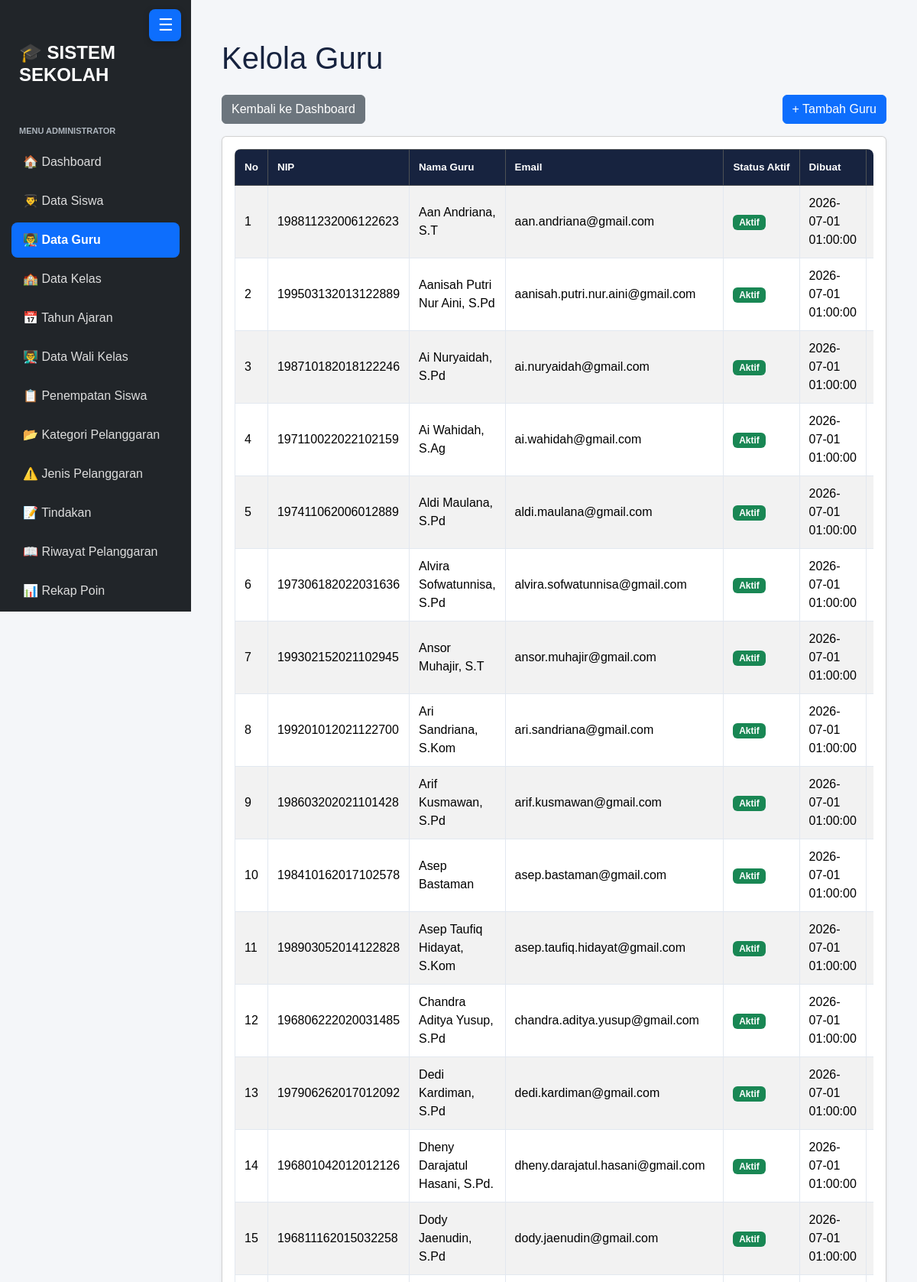
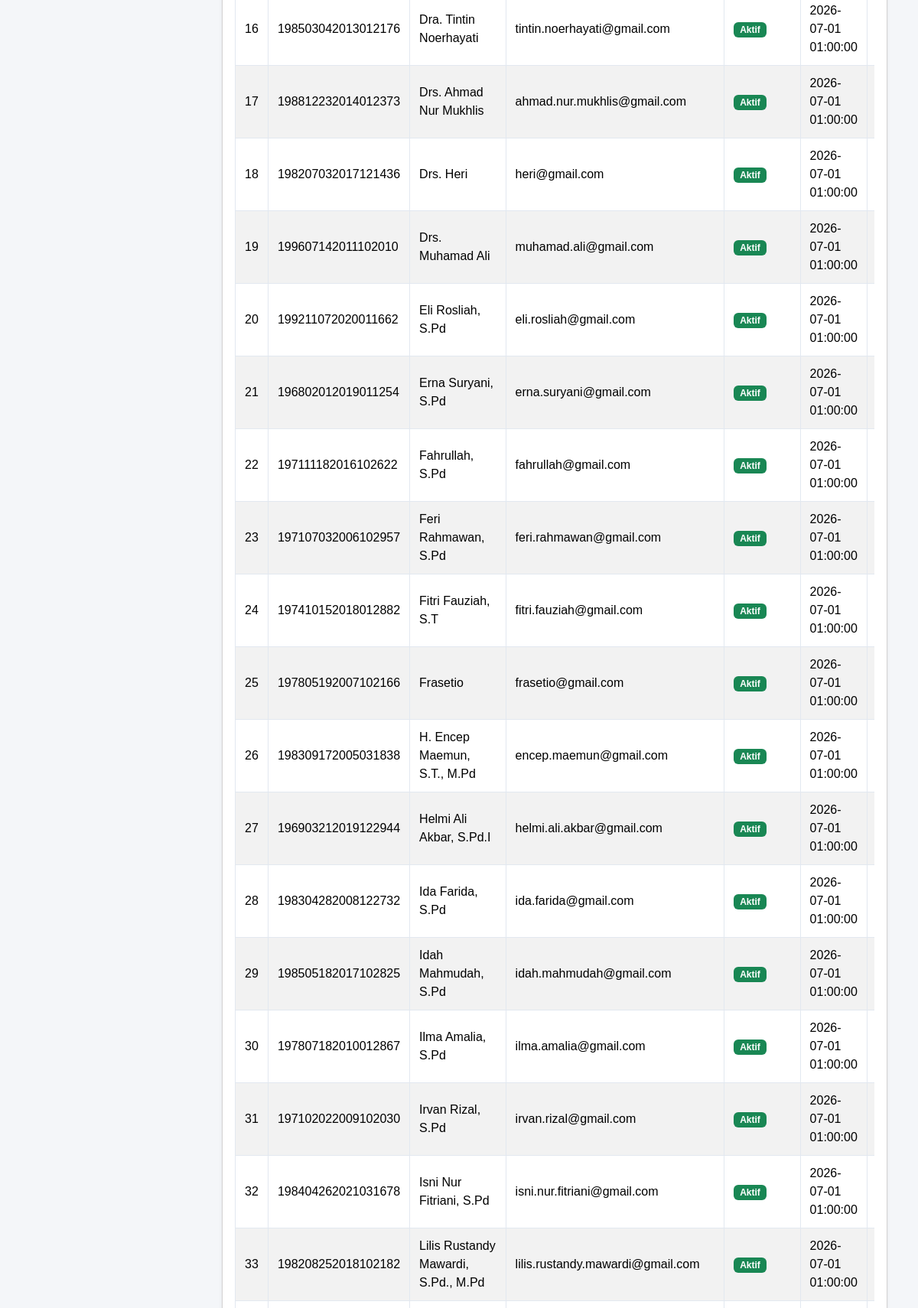
The app's page /kelola_guru.php (signed in, upper part) with its own data (2 pictures, top to bottom).
### tables this page shows
CREATE TABLE `t_guru` (
  `id` int(11) NOT NULL,
  `nip` varchar(18) NOT NULL,
  `nama` varchar(150) DEFAULT NULL,
  `email` varchar(150) NOT NULL,
  `status_aktif` tinyint(1) NOT NULL,
  `user_id` int(11) NOT NULL,
  `created_at` timestamp NOT NULL DEFAULT current_timestamp(),
  `updated_at` timestamp NOT NULL DEFAULT current_timestamp()
);

### kelola_guru.php (the view, shortened to what this page needs)
<?php
include 'config/koneksi.php';
$sql = "SELECT * FROM t_guru ORDER BY nama ASC";
$hasil = mysqli_query($koneksi, $sql);
?>
<!DOCTYPE html>
<html lang="id">
<head>
    <link href="https://cdn.jsdelivr.net/npm/bootstrap@5.3.8/dist/css/bootstrap.min.css"
          rel="stylesheet">
    <link href="https://cdn.datatables.net/2.3.4/css/dataTables.bootstrap5.min.css"
          rel="stylesheet">
    <link rel="stylesheet" href="layout/style.css">
</head>
<body>
<div class="container-fluid">
    <div class="row">
        <?php include 'layout/sidebar.php'; ?>
<main class="menu-page-content">
            <h1 class="mb-4">Kelola Guru</h1>
            <div class="d-flex justify-content-between align-items-center mb-3">
                <a href="dashboard.php" class="btn btn-secondary">
                    Kembali ke Dashboard
                </a>
                <a href="tambah_guru.php" class="btn btn-primary">
                    + Tambah Guru
                </a>
            </div>
            <div class="card shadow-sm">
                <div class="card-body">
                    <div class="table-responsive">
                        <table id="tabelGuru"
                               class="table table-striped table-bordered table-hover align-middle w-100">
                            <thead class="table-dark">
                                <tr>
                                    <th>No</th>
                                    <th>NIP</th>
                                    <th>Nama Guru</th>
                                    <th>Email</th>
                                    <th>Status Aktif</th>
                                    <th>Dibuat</th>
                                    <th>Diubah</th>
                                </tr>
                            </thead>
                            <tbody>
                            <?php
                            $no = 1;
                            while ($row = mysqli_fetch_assoc($hasil)) { ?>
                                <tr>
                                    <td>
                                        <?= $no++ ?>
                                    </td>
                                    <td>
                                        <?= htmlspecialchars($row['nip'] ?? '') ?>
                                    </td>
                                    <td>
                                        <?= htmlspecialchars($row['nama'] ?? '') ?>
                                    </td>
                                    <td>
                                        <?= htmlspecialchars($row['email'] ?? '') ?>
                                    </td>
                                    <td>
                                        <?php if ($row['status_aktif'] == 1) { ?>
                                            <span class="badge bg-success">
                                                Aktif
                                            </span>
                                        <?php } else { ?>
                                            <span class="badge bg-danger">
                                                Tidak Aktif
                                            </span>
                                        <?php } ?>
                                    </td>
                                    <td>
                                        <?= htmlspecialchars($row['created_at'] ?? '') ?>
                                    </td>
                                    <td>
                                    </td>
                                </tr>
                            <?php } ?>
                            </tbody>
                        </table>
                    </div>
                </div>
            </div>
        </main>
    </div>
</div>
</body>
</html>

### layout/style.css (style rules this page uses)
:root { --primary: #3659d9; --navy: #17233f; --background: #f4f6fb; --text-muted: #778198; --border: #e8ecf4; }
* { box-sizing: border-box; }
body { margin: 0; font-family: 'Poppins', sans-serif; background: var(--background); color: var(--navy); }

### layout/sidebar.php (style rules this page uses)
body { margin: 0; padding-left: 0; background: #f4f6f9; font-family: Arial, sans-serif; }
.container-fluid > .row { display: block; margin: 0; }
.container-fluid > .row > main, main.menu-page-content { width: calc(100% - 250px); max-width: none; margin-left: 250px !important; padding: 28px !important; overflow-x: hidden; transition: width 0.25s ease, margin-left 0.25s ease; }
.table-responsive { overflow-x: auto; border-radius: 8px; -webkit-overflow-scrolling: touch; }
.table-responsive > .table { min-width: 720px; margin-bottom: 0; border-color: #e2e8f0; color: #263248; vertical-align: middle; }
.table-responsive > .table thead th { padding: 13px 12px; border-bottom: 0; background-color: #17233f; color: #fff; font-size: 0.84rem; font-weight: 600; white-space: nowrap; }
.table-responsive > .table tbody td { padding: 11px 12px; line-height: 1.5; }

### records on screen
t_guru: nip "198811232006122623", nama "Aan Andriana, S.T", email "aan.andriana@gmail.com", status_aktif "Aktif", created_at "2026-07-01 01:00:00"
t_guru: nip "199503132013122889", nama "Aanisah Putri Nur Aini, S.Pd", email "aanisah.putri.nur.aini@gmail.com", status_aktif "Aktif", created_at "2026-07-01 01:00:00"
t_guru: nip "198710182018122246", nama "Ai Nuryaidah, S.Pd", email "ai.nuryaidah@gmail.com", status_aktif "Aktif", created_at "2026-07-01 01:00:00"
t_guru: nip "197110022022102159", nama "Ai Wahidah, S.Ag", email "ai.wahidah@gmail.com", status_aktif "Aktif", created_at "2026-07-01 01:00:00"
t_guru: nip "197411062006012889", nama "Aldi Maulana, S.Pd", email "aldi.maulana@gmail.com", status_aktif "Aktif", created_at "2026-07-01 01:00:00"
t_guru: nip "197306182022031636", nama "Alvira Sofwatunnisa, S.Pd", email "alvira.sofwatunnisa@gmail.com", status_aktif "Aktif", created_at "2026-07-01 01:00:00"
t_guru: nip "199302152021102945", nama "Ansor Muhajir, S.T", email "ansor.muhajir@gmail.com", status_aktif "Aktif", created_at "2026-07-01 01:00:00"
t_guru: nip "199201012021122700", nama "Ari Sandriana, S.Kom", email "ari.sandriana@gmail.com", status_aktif "Aktif", created_at "2026-07-01 01:00:00"
t_guru: nip "198603202021101428", nama "Arif Kusmawan, S.Pd", email "arif.kusmawan@gmail.com", status_aktif "Aktif", created_at "2026-07-01 01:00:00"
t_guru: nip "198410162017102578", nama "Asep Bastaman", email "asep.bastaman@gmail.com", status_aktif "Aktif", created_at "2026-07-01 01:00:00"
t_guru: nip "198903052014122828", nama "Asep Taufiq Hidayat, S.Kom", email "asep.taufiq.hidayat@gmail.com", status_aktif "Aktif", created_at "2026-07-01 01:00:00"
t_guru: nip "196806222020031485", nama "Chandra Aditya Yusup, S.Pd", email "chandra.aditya.yusup@gmail.com", status_aktif "Aktif", created_at "2026-07-01 01:00:00"
t_guru: nip "197906262017012092", nama "Dedi Kardiman, S.Pd", email "dedi.kardiman@gmail.com", status_aktif "Aktif", created_at "2026-07-01 01:00:00"
t_guru: nip "196801042012012126", nama "Dheny Darajatul Hasani, S.Pd.", email "dheny.darajatul.hasani@gmail.com", status_aktif "Aktif", created_at "2026-07-01 01:00:00"
t_guru: nip "196811162015032258", nama "Dody Jaenudin, S.Pd", email "dody.jaenudin@gmail.com", status_aktif "Aktif", created_at "2026-07-01 01:00:00"
t_guru: nip "198503042013012176", nama "Dra. Tintin Noerhayati", email "tintin.noerhayati@gmail.com", status_aktif "Aktif", created_at "2026-07-01 01:00:00"
t_guru: nip "198812232014012373", nama "Drs. Ahmad Nur Mukhlis", email "ahmad.nur.mukhlis@gmail.com", status_aktif "Aktif", created_at "2026-07-01 01:00:00"
t_guru: nip "198207032017121436", nama "Drs. Heri", email "heri@gmail.com", status_aktif "Aktif", created_at "2026-07-01 01:00:00"
t_guru: nip "199607142011102010", nama "Drs. Muhamad Ali", email "muhamad.ali@gmail.com", status_aktif "Aktif", created_at "2026-07-01 01:00:00"
t_guru: nip "199211072020011662", nama "Eli Rosliah, S.Pd", email "eli.rosliah@gmail.com", status_aktif "Aktif", created_at "2026-07-01 01:00:00"
t_guru: nip "196802012019011254", nama "Erna Suryani, S.Pd", email "erna.suryani@gmail.com", status_aktif "Aktif", created_at "2026-07-01 01:00:00"
t_guru: nip "197111182016102622", nama "Fahrullah, S.Pd", email "fahrullah@gmail.com", status_aktif "Aktif", created_at "2026-07-01 01:00:00"
t_guru: nip "197107032006102957", nama "Feri Rahmawan, S.Pd", email "feri.rahmawan@gmail.com", status_aktif "Aktif", created_at "2026-07-01 01:00:00"
t_guru: nip "197410152018012882", nama "Fitri Fauziah, S.T", email "fitri.fauziah@gmail.com", status_aktif "Aktif", created_at "2026-07-01 01:00:00"
t_guru: nip "197805192007102166", nama "Frasetio", email "frasetio@gmail.com", status_aktif "Aktif", created_at "2026-07-01 01:00:00"
t_guru: nip "198309172005031838", nama "H. Encep Maemun, S.T., M.Pd", email "encep.maemun@gmail.com", status_aktif "Aktif", created_at "2026-07-01 01:00:00"
t_guru: nip "196903212019122944", nama "Helmi Ali Akbar, S.Pd.I", email "helmi.ali.akbar@gmail.com", status_aktif "Aktif", created_at "2026-07-01 01:00:00"
t_guru: nip "198304282008122732", nama "Ida Farida, S.Pd", email "ida.farida@gmail.com", status_aktif "Aktif", created_at "2026-07-01 01:00:00"
t_guru: nip "198505182017102825", nama "Idah Mahmudah, S.Pd", email "idah.mahmudah@gmail.com", status_aktif "Aktif", created_at "2026-07-01 01:00:00"
t_guru: nip "197807182010012867", nama "Ilma Amalia, S.Pd", email "ilma.amalia@gmail.com", status_aktif "Aktif", created_at "2026-07-01 01:00:00"
t_guru: nip "197102022009102030", nama "Irvan Rizal, S.Pd", email "irvan.rizal@gmail.com", status_aktif "Aktif", created_at "2026-07-01 01:00:00"
t_guru: nip "198404262021031678", nama "Isni Nur Fitriani, S.Pd", email "isni.nur.fitriani@gmail.com", status_aktif "Aktif", created_at "2026-07-01 01:00:00"
t_guru: nip "198208252018102182", nama "Lilis Rustandy Mawardi, S.Pd., M.Pd", email "lilis.rustandy.mawardi@gmail.com", status_aktif "Aktif", created_at "2026-07-01 01:00:00"
